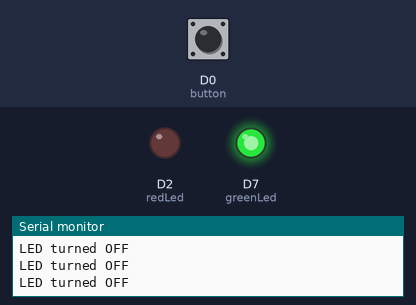
The sketch below on a simulated ESP8266 (NodeMCU). Parts: output pins drawn as LEDs (lit = HIGH), the last lines printed to the serial monitor. Inputs (shaded band) come from the test bench; at power-on: D0 (button) LOW.

Above: at 1.2 s.
1.3 s: D0 (button) pulled HIGH for 0.15 s
At 2.5 s:
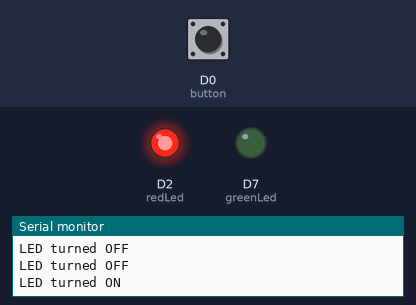
Timing chart, 0 to 4.3 s (numbered marks = the images above; inputs shaded):
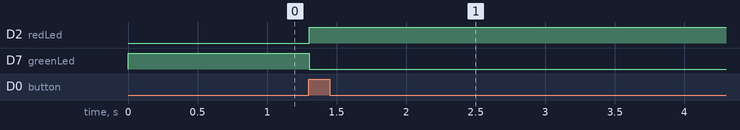

Measured:
- after the input at 1.3 s, D2 (redLed): LOW → HIGH at once; D7 (greenLed): HIGH → LOW at once

The sketch:

timer.ino
```cpp
int redLed = D2;
int greenLed = D7;
int button = D0;
int temp = 0;

void setup() {
  Serial.begin(115200);
  pinMode(redLed, OUTPUT);
  pinMode(greenLed, OUTPUT);
  pinMode(button, INPUT);
}

void loop() {
  temp = digitalRead(button);

    if (temp == HIGH) {
      digitalWrite(redLed, HIGH);
      digitalWrite(greenLed, LOW);
      Serial.println("LED turned ON");
      delay(60000);
    }
    else {
      digitalWrite(redLed, LOW);
      digitalWrite(greenLed, HIGH);
      Serial.println("LED turned OFF");
      delay(100);
    }
}
```
